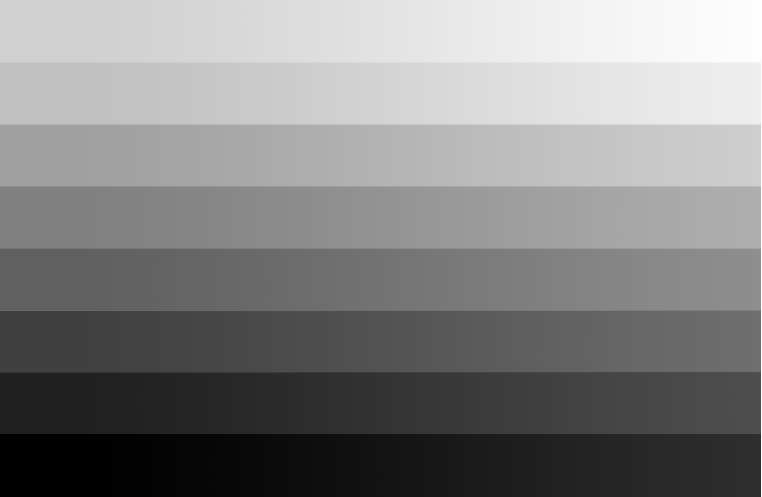
#> input picture Trabalho Final -- PDI/figura 1 (2).png, 762 x 497 px
$ jupyter execute Trabalho_Final_PDI.ipynb
#> lines starting #> are read from the running program, lines starting #| are printed output that depends on the picture; after the words box and inside, x2 and y2 are one past the last pixel; in counts of white or black regions, pixels touching at a corner belong together
# Trabalho Final PDI

### Discente: Ruann Campos de Castro Farrapo

## Trabalho:
Realize a filtragem passa baixa , passa alta e passa faixa da imagem anexa no domínio da frequência.

Produza scripts em python que realize as operações de filtragem e apresente os resultados como figuras. Cada figura deve apresentar, para cada filtro, três resultados de filtragem (imagens filtradas) para três  frequências de corte distintas .

Utilize os filtros de sua preferência (veja os slides do tópico filtragem no domínio da frequência)

[cell 1]
import math
import pylab
import cv2
import numpy as np
from matplotlib import pyplot as plt

img = cv2.imread('figura 1 (2).png', 0)
#> img: shape (497, 762); min 0, max 255, mean 130.1
pylab.imshow(img);

## Filtragem Passa Baixa
np.fft.fft2: Esta função calcula a Transformada de Fourier discreta n-dimensional sobre quaisquer eixos em uma matriz M-dimensional por meio da Transformada Rápida de Fourier (FFT). Por padrão, a transformação é calculada sobre os dois últimos eixos da matriz de entrada, ou seja, uma FFT bidimensional.

[cell 2]
import warnings
warnings.simplefilter("ignore")

fourier = np.fft.fft2(img)
fourier_shifted = np.fft.fftshift(fourier)

magnitude_spectrum = 20*np.log(np.abs(fourier_shifted))

h, w = fourier_shifted.shape[0:2]
#> h = 497; w = 762
filt = np.zeros((h, w))

# wc = math.pi/8
# wc = math.pi/4
wc = 3*math.pi/8

wc_pixel = wc*(1/math.pi)*(np.floor(h/2))  # idealmente h = w
#> wc_pixel = 93

## Filtro Ideal
#### É utilizado como base em todos os três cortes da filtragem passa baixa.

[cell 3]
for i in range(h):
    for j in range(w):
        dist = ((i-(np.floor(h/2)))**2 + (j-(np.floor(w/2)))**2)**.5  # distancia do ponto a origem do filtro
        if dist <= wc_pixel:
            filt[i, j] = 1
        else:
            filt[i, j] = 0
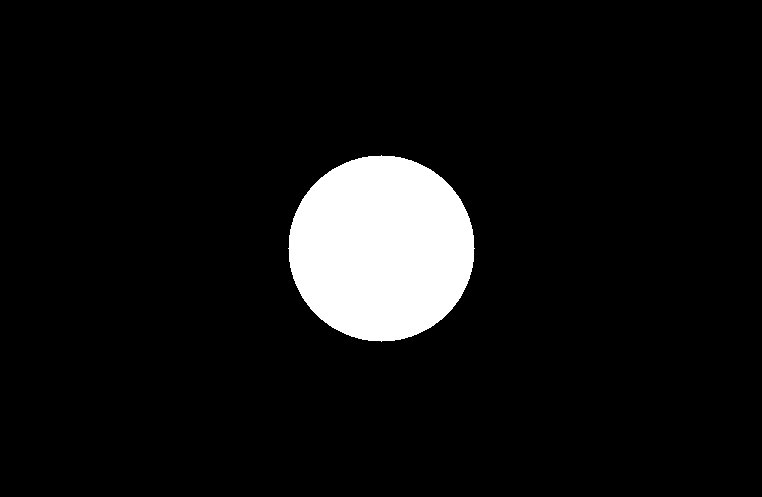
#> filt: shape (497, 762) float64; values 0 (black) and 1 (white), 7.2% white; 1 white region, box (x1, y1, x2, y2) and area: (288, 155, 475, 342) 27145

result = np.multiply(fourier_shifted, filt)

result_non_shifted = np.fft.ifftshift(result)
filtered_img = np.fft.ifft2(result_non_shifted)
filtered_img = np.abs(filtered_img)

## Corte 1: Imagem Geral Filtrada

[cell 4]
plt.subplot(131), plt.imshow(img, cmap='gray')
plt.title('Imagem Original'), plt.xticks([]), plt.yticks([])

plt.subplot(132), plt.imshow(filt, cmap='gray')
plt.title('Filtro Passa Baixa'), plt.xticks([]), plt.yticks([])

plt.subplot(133), plt.imshow(filtered_img, cmap='gray')
plt.title('Imagem Filtrada'), plt.xticks([]), plt.yticks([])

plt.show()

## Corte 2: Imagem Cortada e Filtrada

[cell 5]
# Dimensões de corte estão abaixo, em x,y,h e w:
y=0
x=0
h=450
w=450
crop2 = img[y:y+h, x:x+w]
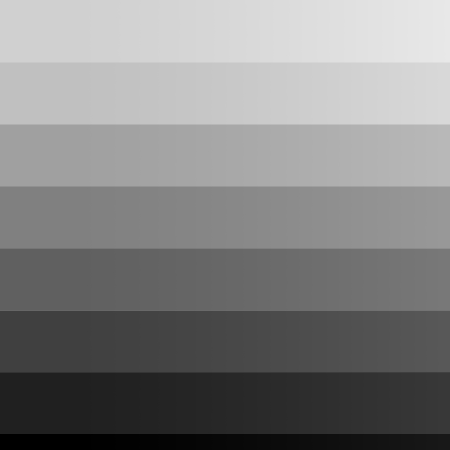
#> crop2: shape (450, 450); min 0, max 232, mean 130.3
pylab.imshow(crop2);

[cell 6]
import warnings
warnings.simplefilter("ignore")

fourier = np.fft.fft2(crop2)
fourier_shifted = np.fft.fftshift(fourier)

magnitude_spectrum = 20*np.log(np.abs(fourier_shifted))
#> magnitude_spectrum: shape (450, 450) float64

h, w = fourier_shifted.shape[0:2]
#> h = 450; w = 450
filt = np.zeros((h, w))

# wc = math.pi/8
# wc = math.pi/4
wc = 3*math.pi/8

wc_pixel = wc*(1/math.pi)*(np.floor(h/2))  # idealmente h = w
#> wc_pixel = 84.38

[cell 7]
for i in range(h):
    for j in range(w):
        dist = ((i-(np.floor(h/2)))**2 + (j-(np.floor(w/2)))**2)**.5  # distancia do ponto a origem do filtro
        if dist <= wc_pixel:
            filt[i, j] = 1
        else:
            filt[i, j] = 0
#> filt: shape (450, 450) float64; values 0 (black) and 1 (white), 11% white; 1 white region, box (x1, y1, x2, y2) and area: (141, 141, 310, 310) 22365

result = np.multiply(fourier_shifted, filt)

result_non_shifted = np.fft.ifftshift(result)
filtered_img = np.fft.ifft2(result_non_shifted)
filtered_img = np.abs(filtered_img)
#> filtered_img: shape (450, 450) float64

[cell 8]
plt.subplot(131), plt.imshow(crop2, cmap='gray')
plt.title('Imagem Cortada'), plt.xticks([]), plt.yticks([])

plt.subplot(132), plt.imshow(filt, cmap='gray')
plt.title('Filtro Passa Baixa'), plt.xticks([]), plt.yticks([])

plt.subplot(133), plt.imshow(filtered_img, cmap='gray')
plt.title('Imagem Filtrada'), plt.xticks([]), plt.yticks([])

plt.show()

## Corte 3: Imagem Cortada e Filtrada

[cell 9]
# Dimensões de corte estão abaixo, em x,y,h e w:
y=0
x=0
h=500
w=350
crop3 = img[y:y+h, x:x+w]
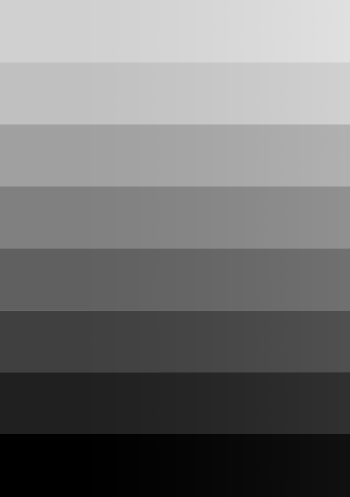
#> crop3: shape (497, 350); min 0, max 224, mean 115.6
pylab.imshow(crop3);

[cell 10]
import warnings
warnings.simplefilter("ignore")

fourier = np.fft.fft2(crop3)
fourier_shifted = np.fft.fftshift(fourier)

magnitude_spectrum = 20*np.log(np.abs(fourier_shifted))
#> magnitude_spectrum: shape (497, 350) float64

h, w = fourier_shifted.shape[0:2]
#> h = 497; w = 350
filt = np.zeros((h, w))

# wc = math.pi/8
# wc = math.pi/4
wc = 3*math.pi/8

wc_pixel = wc*(1/math.pi)*(np.floor(h/2))  # idealmente h = w
#> wc_pixel = 93

[cell 11]
for i in range(h):
    for j in range(w):
        dist = ((i-(np.floor(h/2)))**2 + (j-(np.floor(w/2)))**2)**.5  # distancia do ponto a origem do filtro
        if dist <= wc_pixel:
            filt[i, j] = 1
        else:
            filt[i, j] = 0
#> filt: shape (497, 350) float64; values 0 (black) and 1 (white), 15.6% white; 1 white region, box (x1, y1, x2, y2) and area: (82, 155, 269, 342) 27145

result = np.multiply(fourier_shifted, filt)

result_non_shifted = np.fft.ifftshift(result)
filtered_img = np.fft.ifft2(result_non_shifted)
filtered_img = np.abs(filtered_img)
#> filtered_img: shape (497, 350) float64

[cell 12]
plt.subplot(131), plt.imshow(crop3, cmap='gray')
plt.title('Imagem Cortada'), plt.xticks([]), plt.yticks([])

plt.subplot(132), plt.imshow(filt, cmap='gray')
plt.title('Filtro Passa Baixa'), plt.xticks([]), plt.yticks([])

plt.subplot(133), plt.imshow(filtered_img, cmap='gray')
plt.title('Imagem Filtrada'), plt.xticks([]), plt.yticks([])

plt.show()

## Filtragem Passa Alta
np.fft.fft2: Esta função calcula a Transformada de Fourier discreta n-dimensional sobre quaisquer eixos em uma matriz M-dimensional por meio da Transformada Rápida de Fourier (FFT). Por padrão, a transformação é calculada sobre os dois últimos eixos da matriz de entrada, ou seja, uma FFT bidimensional.

[cell 13]
img4 = cv2.imread('figura 1 (2).png', 0)
pylab.imshow(img4);

[cell 14]
fourier = np.fft.fft2(img4)
fourier_shifted = np.fft.fftshift(fourier)

magnitude_spectrum = 20*np.log(np.abs(fourier_shifted))

h, w = fourier_shifted.shape[0:2]
#> w = 762
filt = np.zeros((h, w))

# wc = math.pi/8
# wc = math.pi/4
wc = 3*math.pi/8

wc_pixel = wc*(1/math.pi)*(np.floor(h/2))  # idealmente h = w

### Filtro Butterworth Passa-Alta

[cell 15]
n = 2

for i in range(h):
    for j in range(w):
        dist = ((i-(np.floor(h/2)))**2 + (j-(np.floor(w/2)))**2)**.5  # distancia ao centro da imagem
        filt[i, j] = 1-(1/(1+(dist/wc_pixel)**(2*n)))  # Filtro Butterworth Passa-Alta
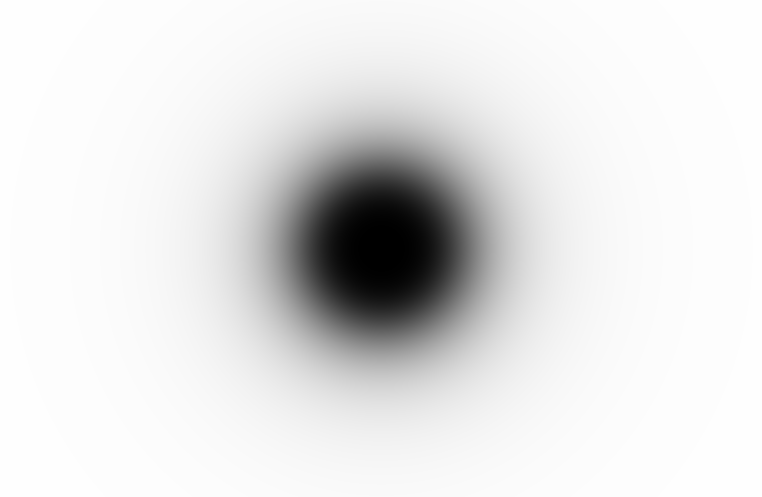
#> filt: shape (497, 762) float64; min 0, max 0.998, mean 0.893

result = np.multiply(fourier_shifted, filt)

result_non_shifted = np.fft.ifftshift(result)
filtered_img = np.fft.ifft2(result_non_shifted)
filtered_img = np.abs(filtered_img)
#> filtered_img: shape (497, 762) float64

[cell 16]
plt.subplot(131), plt.imshow(img4, cmap='gray')
plt.title('Imagem Original'), plt.xticks([]), plt.yticks([])

plt.subplot(132), plt.imshow(filt, cmap='gray')
plt.title('Filtro Passa Alta'), plt.xticks([]), plt.yticks([])

plt.subplot(133), plt.imshow(filtered_img, cmap='gray')
plt.title('Imagem Filtrada'), plt.xticks([]), plt.yticks([])

plt.show()

## Corte 2: Imagem Cortada e Filtrada

[cell 17]
# Dimensões de corte estão abaixo, em x,y,h e w:
y=0
x=0
h=100
w=100
crop5 = img[y:y+h, x:x+w]
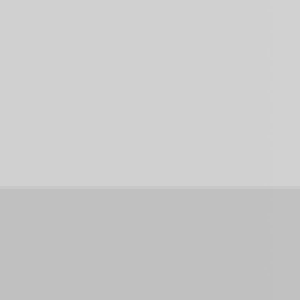
#> crop5: shape (100, 100) (shown 3 times larger); min 192, max 209, mean 202.1
pylab.imshow(crop5);

[cell 18]
fourier = np.fft.fft2(crop5)
fourier_shifted = np.fft.fftshift(fourier)

magnitude_spectrum = 20*np.log(np.abs(fourier_shifted))
#> magnitude_spectrum: shape (100, 100) float64

h, w = fourier_shifted.shape[0:2]
#> h = 100; w = 100
filt = np.zeros((h, w))

# wc = math.pi/8
# wc = math.pi/4
wc = 3*math.pi/8

wc_pixel = wc*(1/math.pi)*(np.floor(h/2))  # idealmente h = w
#> wc_pixel = 18.75

### Filtro Butterworth Passa-Alta

[cell 19]
n = 2

for i in range(h):
    for j in range(w):
        dist = ((i-(np.floor(h/2)))**2 + (j-(np.floor(w/2)))**2)**.5  # distancia ao centro da imagem
        filt[i, j] = 1-(1/(1+(dist/wc_pixel)**(2*n)))  # Filtro Butterworth Passa-Alta
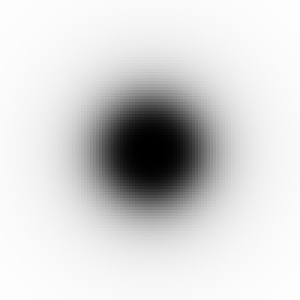
#> filt: shape (100, 100) float64 (shown 3 times larger); min 0, max 0.995, mean 0.839

result = np.multiply(fourier_shifted, filt)

result_non_shifted = np.fft.ifftshift(result)
filtered_img = np.fft.ifft2(result_non_shifted)
filtered_img = np.abs(filtered_img)
#> filtered_img: shape (100, 100) float64

[cell 20]
plt.subplot(131), plt.imshow(crop5, cmap='gray')
plt.title('Imagem Original'), plt.xticks([]), plt.yticks([])

plt.subplot(132), plt.imshow(filt, cmap='gray')
plt.title('Filtro Passa Alta'), plt.xticks([]), plt.yticks([])

plt.subplot(133), plt.imshow(filtered_img, cmap='gray')
plt.title('Imagem Filtrada'), plt.xticks([]), plt.yticks([])

plt.show()

## Corte 3: Imagem Cortada e Filtrada

[cell 21]
# Dimensões de corte estão abaixo, em x,y,h e w:
y=0
x=200
h=150
w=100
crop6 = img[y:y+h, x:x+w]
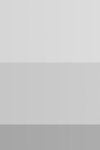
#> crop6: shape (150, 100); min 166, max 220, mean 202.2
pylab.imshow(crop6);

[cell 22]
fourier = np.fft.fft2(crop6)
fourier_shifted = np.fft.fftshift(fourier)

magnitude_spectrum = 20*np.log(np.abs(fourier_shifted))
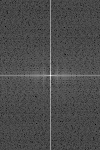
#> magnitude_spectrum: shape (150, 100) float64; min -54.96, max 298.5, mean 50.8; drawn with min black and max white

h, w = fourier_shifted.shape[0:2]
#> h = 150
filt = np.zeros((h, w))

# wc = math.pi/8
# wc = math.pi/4
wc = 3*math.pi/8

wc_pixel = wc*(1/math.pi)*(np.floor(h/2))  # idealmente h = w
#> wc_pixel = 28.12

### Filtro Butterworth Passa-Alta

[cell 23]
n = 2

for i in range(h):
    for j in range(w):
        dist = ((i-(np.floor(h/2)))**2 + (j-(np.floor(w/2)))**2)**.5  # distancia ao centro da imagem
        filt[i, j] = 1-(1/(1+(dist/wc_pixel)**(2*n)))  # Filtro Butterworth Passa-Alta
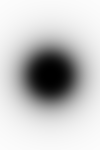
#> filt: shape (150, 100) float64; min 0, max 0.991, mean 0.771

result = np.multiply(fourier_shifted, filt)

result_non_shifted = np.fft.ifftshift(result)
filtered_img = np.fft.ifft2(result_non_shifted)
filtered_img = np.abs(filtered_img)
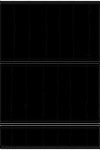
#> filtered_img: shape (150, 100) float64; min 5.94e-08, max 15.55, mean 0.461; drawn with min black and max white

[cell 24]
plt.subplot(131), plt.imshow(crop6, cmap='gray')
plt.title('Imagem Original'), plt.xticks([]), plt.yticks([])

plt.subplot(132), plt.imshow(filt, cmap='gray')
plt.title('Filtro Passa Alta'), plt.xticks([]), plt.yticks([])

plt.subplot(133), plt.imshow(filtered_img, cmap='gray')
plt.title('Imagem Filtrada'), plt.xticks([]), plt.yticks([])

plt.show()
